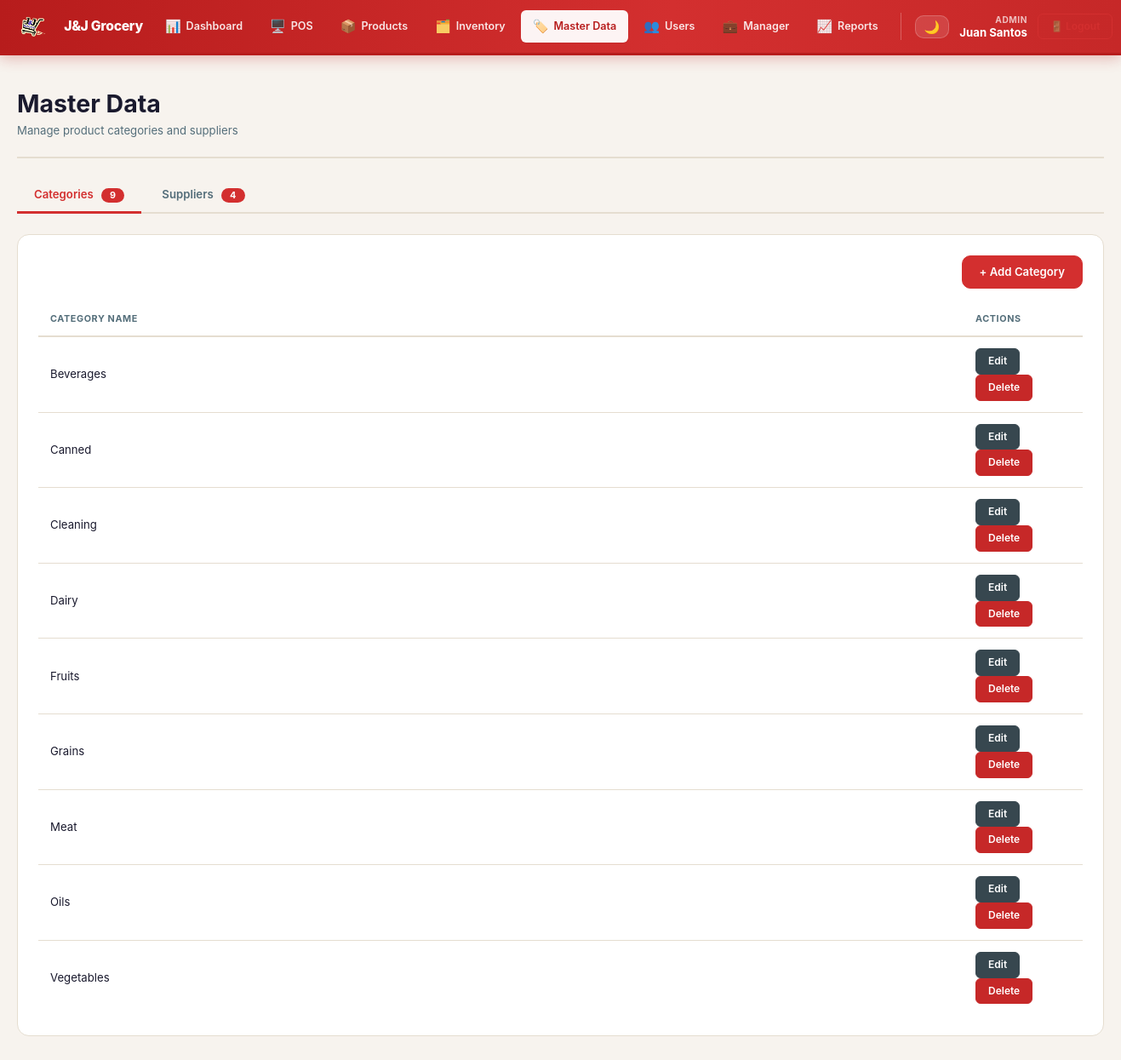
The app's page /pages/master-data.php (signed in) with its own data.
### tables this page shows
CREATE TABLE categories (
    id INT AUTO_INCREMENT PRIMARY KEY,
    name VARCHAR(100) NOT NULL UNIQUE,
    description TEXT,
    created_at TIMESTAMP DEFAULT CURRENT_TIMESTAMP,
    INDEX idx_name (name)
);

### config/database.php (called while the page is built, shortened)
<?php
class Database {
    public $connection;
    private function connect() {
        $this->connection = new mysqli(
            DB_HOST,
            DB_USER,
            DB_PASS,
            DB_NAME,
            DB_PORT
        );
        $this->connection->set_charset("utf8mb4");
    }
        ?>
        <?php
    public function query($sql, $params = []) {
        $stmt = $this->connection->prepare($sql);
        if (!$stmt->execute()) {
            $this->last_error = $stmt->error;
            return false;
        }
        return $stmt->get_result();
    }
    public function fetchAll($sql, $params = []) {
        $result = $this->query($sql, $params);
        $data = [];
        if ($result) {
            while ($row = $result->fetch_assoc()) {
                $data[] = $row;
            }
        }
        return $data;
    }
}
$db = new Database();
?>

### pages/master-data.php (the view, shortened to what this page needs)
<?php
require_once __DIR__ . '/../config/database.php';
require_once __DIR__ . '/../config/helpers.php';
$page_title = 'Master Data';
$categories = $db->fetchAll("SELECT id, name FROM categories ORDER BY name");
$suppliers   = $db->fetchAll("SELECT id, name, contact, email FROM suppliers ORDER BY name");
?>
<!DOCTYPE html>
<html lang="fil">
<head>
    <link rel="stylesheet" href="<?php echo CSS_URL; ?>/main.css">
</head>
<body class="dashboard-page">
    <?php include __DIR__ . '/../templates/navbar.php'; ?>
    <div class="dashboard-container">
        <div class="page-header">
            <div>
                <h1><?php echo $page_title; ?></h1>
                <p class="text-muted">Manage product categories and suppliers</p>
            </div>
        </div>
        <div class="tabs-container">
            <button class="tab-btn active" onclick="switchTab(event,'categories')">Categories
                <span class="badge badge-primary" style="margin-left:6px"><?php echo count($categories); ?></span>
            </button>
            <button class="tab-btn" onclick="switchTab(event,'suppliers')">Suppliers
                <span class="badge badge-primary" style="margin-left:6px"><?php echo count($suppliers); ?></span>
            </button>
        </div>
        <div id="categories" class="tab-pane active">
            <div class="card card-flat" style="margin-bottom:0">
                <div style="display:flex;justify-content:flex-end;margin-bottom:var(--space-4)">
                    <button class="btn btn-primary" onclick="openCategoryModal('new')">+ Add Category</button>
                </div>
                <table class="data-table">
                    <thead>
                        <tr>
                            <th>Category Name</th>
                            <th style="width:140px">Actions</th>
                        </tr>
                    </thead>
                    <tbody>
                        <?php if (empty($categories)): ?>
                            <tr><td colspan="2" class="text-center text-muted" style="padding:40px">No categories yet</td></tr>
                        <?php else: ?>
                        <?php foreach ($categories as $cat): ?>
                            <tr>
                                <td><?php echo htmlspecialchars($cat['name']); ?></td>
                                <td>
                                    <button class="btn btn-sm btn-secondary" onclick="openCategoryModal('edit',<?php echo $cat['id']; ?>,'<?php echo htmlspecialchars(addslashes($cat['name'])); ?>')">Edit</button>
                                    <button class="btn btn-sm btn-danger" onclick="deleteCategory(<?php echo $cat['id']; ?>)">Delete</button>
                                </td>
                            </tr>
                        <?php endforeach; ?>
                        <?php endif; ?>
                    </tbody>
                </table>
            </div>
        </div>
    </div>
</body>
</html>

### public/css/theme.css (style rules this page uses)
.page-header { padding-bottom: var(--space-5); margin-bottom: var(--space-6); border-bottom: 2px solid var(--c-border); }
.badge-primary { background: var(--c-primary); color: #fff; }

### pages/master-data.php (style rules this page uses)
.tabs-container { display: flex; gap: 4px; margin-bottom: var(--space-6); border-bottom: 2px solid var(--c-border); padding-bottom: 0; }
.tab-btn { padding: 10px 20px; background: none; border: none; border-bottom: 3px solid transparent; margin-bottom: -2px; cursor: pointer; font-weight: 600; font-size: .88rem; color: var(--c-text-soft); font-family: var(--font-sans); transition: var(--transition); }
.tab-btn.active { color: var(--c-primary); border-bottom-color: var(--c-primary); }
.tab-pane { display: none; }
.tab-pane.active { display: block; }

### records on screen
categories: name "Beverages"
categories: name "Canned"
categories: name "Cleaning"
categories: name "Dairy"
categories: name "Fruits"
categories: name "Grains"
categories: name "Meat"
categories: name "Oils"
categories: name "Vegetables"

### other values on screen
str_replace('_', ' ', $user['role']) "ADMIN"
$user['name'] "Juan Santos"
$page_title "Master Data"
count($categories) "9"
count($suppliers) "4"
